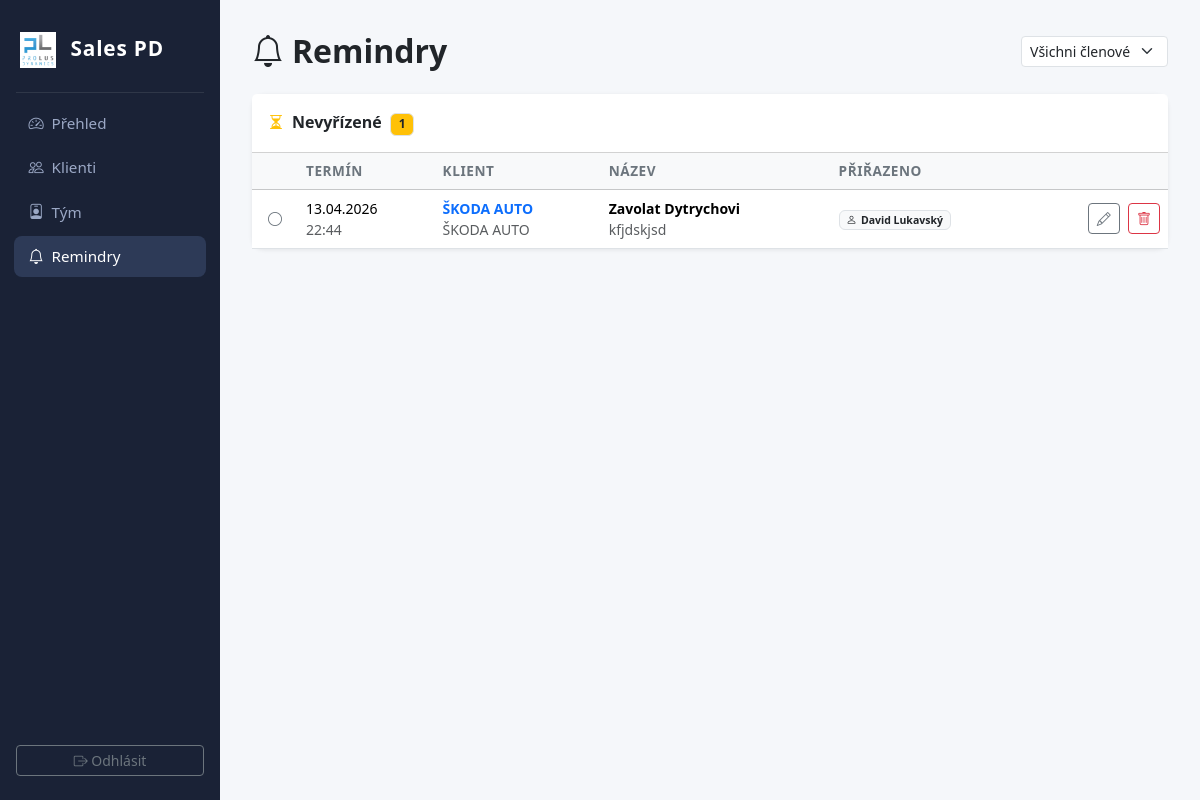
Page /reminders (signed in) on the earlier database version.
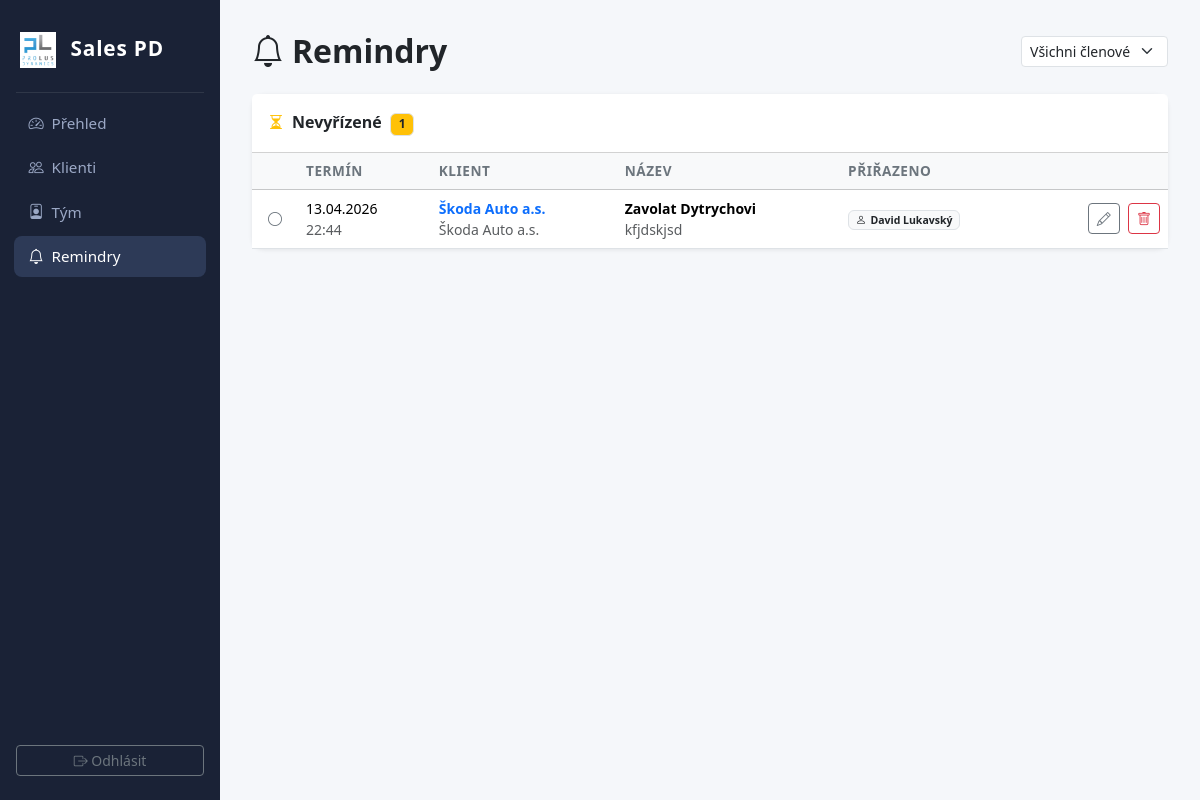
Same page on the later database version.
### app.py (models this page shows)
class Reminder(db.Model):
    id = db.Column(db.Integer, primary_key=True)
    client_id = db.Column(db.Integer, db.ForeignKey('client.id'), nullable=False)
    member_id = db.Column(db.Integer, db.ForeignKey('team_member.id'), nullable=True)
    title = db.Column(db.String(300), nullable=False)
    due_at = db.Column(db.DateTime, nullable=False)
    notes = db.Column(db.Text)
    done = db.Column(db.Boolean, default=False, nullable=False)
    created_at = db.Column(db.DateTime, default=datetime.utcnow)

class Client(db.Model):
    id = db.Column(db.Integer, primary_key=True)
    name = db.Column(db.String(200), nullable=False)
    company = db.Column(db.String(200))
    ico = db.Column(db.String(20))
    email = db.Column(db.String(200))
    phone = db.Column(db.String(50))
    website = db.Column(db.String(500))
    web_description = db.Column(db.Text)
    address = db.Column(db.String(500))
    statutory = db.Column(db.Text)
    branches = db.Column(db.Text)
    size_category = db.Column(db.String(20))  # micro, small, medium, large
    notes = db.Column(db.Text)
    created_at = db.Column(db.DateTime, default=datetime.utcnow)
    interactions = db.relationship('Interaction', backref='client', lazy=True, cascade='all, delete-orphan')
    contacts = db.relationship('ContactPerson', backref='client', lazy=True, cascade='all, delete-orphan')
    reminders = db.relationship('Reminder', backref='client', lazy=True, cascade='all, delete-orphan')

class TeamMember(db.Model):
    id = db.Column(db.Integer, primary_key=True)
    name = db.Column(db.String(200), nullable=False)
    email = db.Column(db.String(200))
    interactions = db.relationship('Interaction', backref='member', lazy=True)
    reminders = db.relationship('Reminder', backref='assigned_member', lazy=True)

### app.py (the view)
@app.route('/reminders')
@login_required
def all_reminders():
    member_filter = request.args.get('member', '').strip()
    pending_q = Reminder.query.filter_by(done=False)
    if member_filter:
        pending_q = pending_q.filter_by(member_id=int(member_filter))
    pending = pending_q.order_by(Reminder.due_at).all()
    done_recent = (Reminder.query
                   .filter_by(done=True)
                   .order_by(Reminder.due_at.desc())
                   .limit(30).all())
    members = TeamMember.query.order_by(TeamMember.name).all()
    now = datetime.utcnow()
    return render_template('reminders.html', pending=pending, done_recent=done_recent,
                           members=members, now=now, member_filter=member_filter)

### app.py (called while the page is built)
def login_required(f):
    @wraps(f)
    def decorated(*args, **kwargs):
        if not session.get('logged_in'):
            return redirect(url_for('login'))
        return f(*args, **kwargs)
    return decorated

@app.context_processor
def inject_globals():
    return dict(size_labels=SIZE_LABELS)

### templates/reminders.html (shortened to what this page needs)
{% extends 'base.html' %}
{% block content %}
<div class="d-flex align-items-center mb-4 gap-3">
  <h2 class="fw-bold mb-0 me-auto">
    <i class="bi bi-bell me-2"></i>Remindry
  </h2>
  <form class="d-flex gap-2" method="get">
    <select name="member" class="form-select form-select-sm" style="width:auto" onchange="this.form.submit()">
      <option value="">Všichni členové</option>
    </select>
  </form>
</div>
<div class="card mb-4">
  <div class="card-header bg-white d-flex align-items-center py-3">
    <span class="fw-semibold me-auto">
      <i class="bi bi-hourglass-split me-2 text-warning"></i>Nevyřízené
      <span class="badge bg-warning text-dark border ms-1">{{ pending | length }}</span>
    </span>
  </div>
  <div class="card-body p-0">
    {% if pending %}
    <table class="table table-hover mb-0 align-middle">
      <thead class="table-light">
        <tr>
          <th style="width:1%"></th>
          <th>Termín</th>
          <th>Klient</th>
          <th>Název</th>
          <th>Přiřazeno</th>
          <th></th>
        </tr>
      </thead>
      <tbody>
        {% for r in pending %}
        {% set overdue = r.due_at < now %}
        <tr class="{{ 'table-danger' if overdue else '' }}">
          <td>
            <form method="post" action="{{ url_for('toggle_reminder', id=r.id) }}">
              <button class="btn btn-sm btn-outline-secondary border-0" title="Označit jako hotovo">
                <i class="bi bi-circle"></i>
              </button>
            </form>
          </td>
          <td class="text-nowrap small {% if overdue %}text-danger fw-semibold{% endif %}">
            {{ r.due_at.strftime('%d.%m.%Y') }}<br>
            <span class="{% if not overdue %}text-muted{% endif %}">{{ r.due_at.strftime('%H:%M') }}</span>
          </td>
          <td class="small">
            <a href="{{ url_for('client_detail', id=r.client_id) }}" class="text-decoration-none fw-semibold">
              {{ r.client.name }}
            </a>
            {% if r.client.company %}<div class="text-muted">{{ r.client.company }}</div>{% endif %}
          </td>
          <td>
            <div class="fw-semibold small">{{ r.title }}</div>
            {% if r.notes %}<div class="text-muted small">{{ r.notes }}</div>{% endif %}
          </td>
          <td class="small">
            {% if r.assigned_member %}
            <span class="badge bg-light text-dark border">
              <i class="bi bi-person me-1"></i>{{ r.assigned_member.name }}
            </span>
            {% else %}
            <span class="text-muted">—</span>
            {% endif %}
          </td>
          <td class="text-end text-nowrap">
            <a href="{{ url_for('edit_reminder', id=r.id) }}"
               class="btn btn-sm btn-outline-secondary me-1" title="Upravit">
              <i class="bi bi-pencil"></i>
            </a>
            <form method="post" action="{{ url_for('delete_reminder', id=r.id) }}"
                  class="d-inline"
                  onsubmit="return confirm('Smazat tento reminder?')">
              <button class="btn btn-sm btn-outline-danger" title="Smazat">
                <i class="bi bi-trash"></i>
              </button>
            </form>
          </td>
        </tr>
        {% endfor %}
      </tbody>
    </table>
    {% else %}
    <p class="text-muted p-4 mb-0">
      <i class="bi bi-check-circle me-1 text-success"></i>
      Žádné nevyřízené remindry. Skvělá práce!
    </p>
    {% endif %}
  </div>
</div>
{% endblock %}

Differences in the rows shown:
changed through a linked row, Reminder "Zavolat Dytrychovi": client.name "ŠKODA AUTO" → "Škoda Auto a.s."; client.company "ŠKODA AUTO" → "Škoda Auto a.s."
